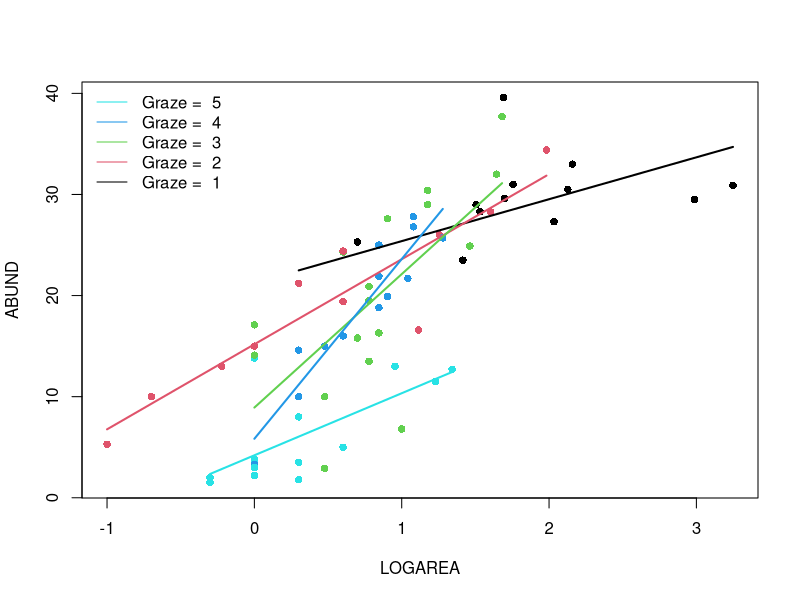
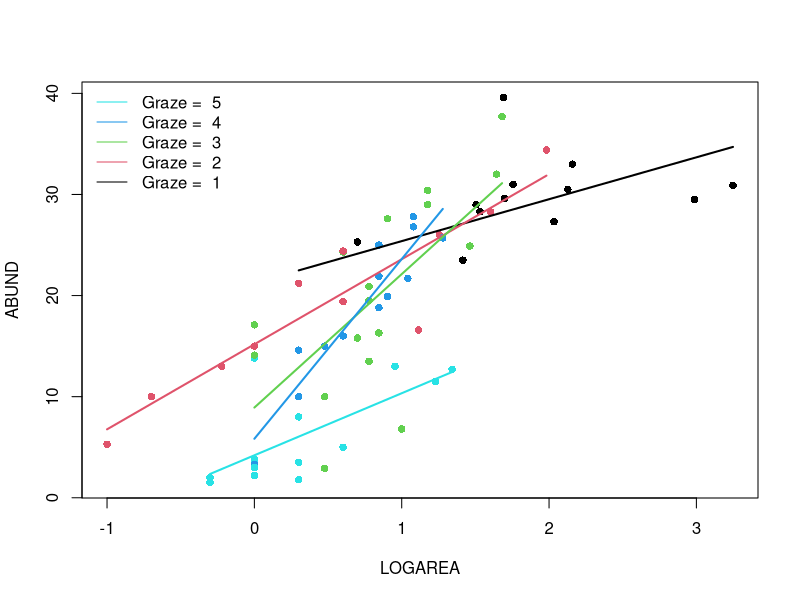
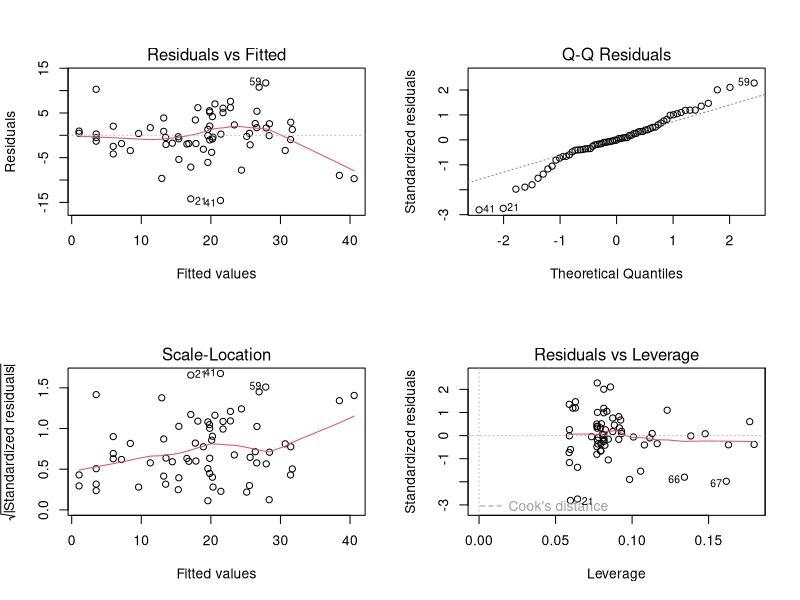
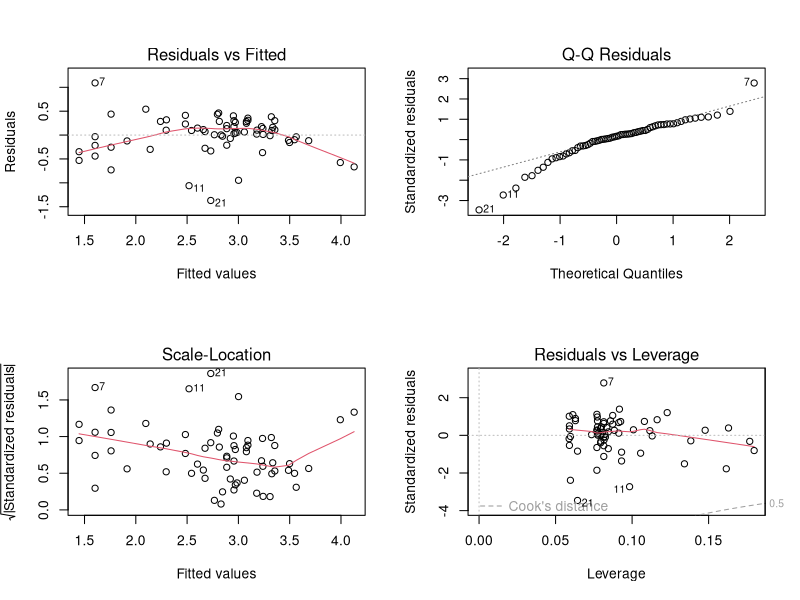

Recreate these plots in R, in order.
## ----Q2, eval=TRUE, echo=SOLUTIONS, results=SOLUTIONS, collapse=TRUE--------------------------------------------------------------------
loyn <- read.table("./data/loyn.txt", header = TRUE)
str(loyn)


## ----Q3, eval=TRUE, echo=SOLUTIONS, results=SOLUTIONS, collapse=TRUE--------------------------------------------------------------------
loyn$LOGAREA <- log10(loyn$AREA)
# create factor GRAZE as it was originally coded as an integer
loyn$FGRAZE <- factor(loyn$GRAZE)


## ----Q4, eval=SOLUTIONS, echo=SOLUTIONS, results=SOLUTIONS, collapse=TRUE---------------------------------------------------------------
## coplot(ABUND ~ LOGAREA | FGRAZE, data = loyn)
## 
## # or
## library(lattice)
## xyplot(ABUND ~ LOGAREA | FGRAZE, data = loyn)
## 
## # There is a lot of variation in there, but:
## # The mean abundance seems to decrease as grazing levels increase.
## # This is most noticeable in the highest grazing level.
## # Within a grazing level, abundance seems to increase with the log-patch area.
## # It is unclear from this if the slope of the log-area effect is
## # different between grazing levels


## ----Q5, eval=TRUE, echo=SOLUTIONS, results=SOLUTIONS, collapse=TRUE--------------------------------------------------------------------
birds.inter.1 <- lm(ABUND ~ FGRAZE * LOGAREA , data = loyn)


## ----Q6, eval=SOLUTIONS, echo=SOLUTIONS, results=SOLUTIONS, collapse=TRUE---------------------------------------------------------------
## # first split the plotting device into 2 rows and 2 columns
## par(mfrow = c(2,2))
## 
## # now create the residuals plots
## plot(birds.inter.1)
## 
## # To test the normality of residuals assumption we use the Normal Q-Q plot.
## # The central residuals are not too far from the Q-Q line but the extremes
## # are too extreme (the tails of the distribution are too long). Some
## # observations, both high and low, are poorly explained by the model.
## 
## # The plot of the residuals against the fitted values suggests these
## # extreme residuals happen for intermediate fitted values.
## 
## # Looking at the homogeneity of variance assumption (Residuals vs
## # Fitted and Scale-Location plot),
## # the graphs are mostly messy, with no clear pattern emerging. There is
## # a hint of smaller variance with the lowest fitted values, which is not ideal.
## # This could mean that the homogeneity of variance assumption is not met
## # (i.e. the variances are not the same), but with this amount of data we
## # can't tell. ABUND being bounded by zero, it wouldn't be too
## # surprising that the variance increases with the mean abundance.
## 
## # The observations with the highest leverage don't appear to be overly
## # influential, according to the Cook's distances in the Residuals vs
## # Leverage plot.


## ----Q7, eval=TRUE, echo=SOLUTIONS, results=SOLUTIONS, collapse=TRUE--------------------------------------------------------------------
summary(birds.inter.1)

# Here the intercept (baseline) is the predicted `ABUND` for LOGAREA = 0,
# for FGRAZE level 1.
# the null hypothesis for the intercept is that the intercept = 0
# (not biologically relevant).

# LOGAREA represents the slope for LOGAREA, specific to level FGRAZE = 1.
# The null hypothesis is that the slope of the relationship
# between LOGAREA and ABUND = 0, for level FGRAZE = 1 only. 

# FGRAZE2...5 estimate differences (contrasts) between the *intercept* of
# each level and the *intercept* of the reference level, FGRAZE = 1. 

# FGRAZE2...5:LOGAREA estimate differences (contrasts) between the *slope*
# of LOGAREA for each level and the *slope* of LOGAREA for the reference
# level, FGRAZE = 1. 


# The Multiple R-square value is 0.76, slightly up from the purely additive
# model (in the optional questions)
# but not much, considering that we have added a whole 4 parameters to the
# model, i.e. nearly doubled its complexity


## ----Q8a, eval=TRUE, echo=TRUE, collapse=FALSE------------------------------------------------------------------------------------------
par(mfrow= c(1, 1))
plot(ABUND ~ LOGAREA, data= loyn, col= GRAZE, pch= 16)
# Note: # color 1 means black in R
# color 2 means red in R
# color 3 means green in R
# color 4 means blue in R
# color 5 means cyan in R

# FGRAZE1
# create a sequence of increasing Biomass within the observed range
LOGAREA.seq<- seq(from= min(loyn$LOGAREA[loyn$FGRAZE == 1]),
					to= max(loyn$LOGAREA[loyn$FGRAZE == 1]),
					length= 20)
# create data frame for prediction
dat4pred<- data.frame(FGRAZE= "1", LOGAREA= LOGAREA.seq)
# predict for new data
dat4pred$predicted<- predict(birds.inter.1, newdata= dat4pred)
# add the predictions to the plot of the data
lines(predicted ~ LOGAREA, data= dat4pred, col= 1, lwd= 2)

# FGRAZE2
LOGAREA.seq<- seq(from= min(loyn$LOGAREA[loyn$FGRAZE == 2]),
					to= max(loyn$LOGAREA[loyn$FGRAZE == 2]),
					length= 20)
dat4pred<- data.frame(FGRAZE= "2", LOGAREA= LOGAREA.seq)
dat4pred$predicted<- predict(birds.inter.1, newdata= dat4pred)
lines(predicted ~ LOGAREA, data= dat4pred, col= 2, lwd= 2)

# FGRAZE3
LOGAREA.seq<- seq(from= min(loyn$LOGAREA[loyn$FGRAZE == 3]),
					to= max(loyn$LOGAREA[loyn$FGRAZE == 3]),
					length= 20)
dat4pred<- data.frame(FGRAZE= "3", LOGAREA= LOGAREA.seq)
dat4pred$predicted<- predict(birds.inter.1, newdata= dat4pred)
lines(predicted ~ LOGAREA, data= dat4pred, col= 3, lwd= 2)

# FGRAZE4
LOGAREA.seq<- seq(from= min(loyn$LOGAREA[loyn$FGRAZE == 4]),
					to= max(loyn$LOGAREA[loyn$FGRAZE == 4]),
					length= 20)
dat4pred<- data.frame(FGRAZE= "4", LOGAREA= LOGAREA.seq)
dat4pred$predicted<- predict(birds.inter.1, newdata= dat4pred)
lines(predicted ~ LOGAREA, data= dat4pred, col= 4, lwd= 2)

# FGRAZE5
LOGAREA.seq<- seq(from= min(loyn$LOGAREA[loyn$FGRAZE == 5]),
					to= max(loyn$LOGAREA[loyn$FGRAZE == 5]),
					length= 20)
dat4pred<- data.frame(FGRAZE= "5", LOGAREA= LOGAREA.seq)
dat4pred$predicted<- predict(birds.inter.1, newdata= dat4pred)
lines(predicted ~ LOGAREA, data= dat4pred, col= 5, lwd= 2)

legend("topleft", 
 legend= paste("Graze = ", 5:1), 
 col= c(5:1), bty= "n",
 lty= c(1, 1, 1), 
 lwd= c(1, 1, 1))


## ----Q8b, eval=TRUE, echo=TRUE, collapse=FALSE------------------------------------------------------------------------------------------
# Okay, that was a long-winded way of doing this.
# If, like me, you prefer more compact code and less risks of errors,
# you can use a loop, to save repeating the sequence 5 times:
par(mfrow= c(1, 1))
plot(ABUND ~ LOGAREA, data= loyn, col= GRAZE, pch= 16)

for(g in levels(loyn$FGRAZE)){# `g` will take the values "1", "2",..., "5" in turn
	LOGAREA.seq<- seq(from= min(loyn$LOGAREA[loyn$FGRAZE == g]),
										to= max(loyn$LOGAREA[loyn$FGRAZE == g]),
														length= 20)
	dat4pred<- data.frame(FGRAZE= g, LOGAREA= LOGAREA.seq)
	dat4pred$predicted<- predict(birds.inter.1, newdata= dat4pred)
	lines(predicted ~ LOGAREA, data= dat4pred, col= as.numeric(g), lwd= 2)
}
legend("topleft", 
 legend= paste("Graze = ", 5:1), 
 col= c(5:1), bty= "n",
 lty= c(1, 1, 1), 
 lwd= c(1, 1, 1))


## ----Q9, eval=SOLUTIONS, echo=SOLUTIONS, collapse=TRUE----------------------------------------------------------------------------------
## # INTERACTIVE MODEL
## # The slopes of the LOGAREA effect across grazing levels are all over the
## # place, without any coherent pattern (for instance, they could have been
## # increasing or decreasing gradually from low to high grazing intensity).
## # From a model like this, it is challenging to learn anything general about
## # the nature of the relationships between birds, patch size and grazing.
## 
## # The interaction is non-significant, so isn't supported statistically either.
## 
## # Time to revert to the simpler, or a different model? More on this in the next exercise!
## 
## # Some observations are poorly predicted (fitted) using the current set
## # of predictors.
## 


## ----Q10, eval=TRUE, echo=SOLUTIONS, results=SOLUTIONS, collapse=TRUE-------------------------------------------------------------------
str(loyn)
loyn$LOGDIST <- log10(loyn$DIST)
loyn$LOGLDIST <- log10(loyn$LDIST)


## ----Q11, eval=TRUE, echo=SOLUTIONS, results=SOLUTIONS, collapse=TRUE-------------------------------------------------------------------
# Example:

# Rank	|	Predictor	|	Biological effect
# 1	    |	LOGAREA	  |	Large patches containing proportionally
#                     more core habitat: enable persistence of
#                     species with larger home ranges. 
# 3	    |	LOGDIST	  |	?
# ?	    |	LOGLDIST	|	?
# 2	    |	YR.ISOL	  |	?
# ?	    |	ALT		    |	?
# ?	    |	FGRAZE	  |	?

# expect different researchers to come up with different predictions!
# The main limitation is our lack of expert knowledge of the
# study system and area, of course.


## ----Q12, eval=SOLUTIONS, echo=SOLUTIONS, results=SOLUTIONS, collapse=TRUE--------------------------------------------------------------
## VOI<- c("ABUND", "LOGAREA", "LOGDIST", "LOGLDIST", "YR.ISOL", "ALT", "FGRAZE")
## pairs(loyn[, VOI])
## 
## # There is variable degrees of imbalance (correlation) between predictors
## # such as:
## # LOGAREA and FGRAZE,
## # LOGDIST and LOGLDIST (quite expected),
## # YR.ISOL and other variables like LOGAREA or FGRAZE,
## # LOGAREA and ALT,
## # but overall a decent spread of observations across these pairs of predictors.
## 
## # The relationship between the response variable ABUND and all the predictors
## # is visible in the top row:
## #  Some potential correlations present like with LOGAREA (positive),
## # YR.ISOl (positive), maybe ALT (positive) and FGRAZE (negative).


## ----Q13, eval=TRUE, echo=SOLUTIONS, results=SOLUTIONS, collapse=TRUE-------------------------------------------------------------------
M1 <- lm(ABUND ~ LOGDIST + LOGLDIST +
                 YR.ISOL + ALT + LOGAREA * FGRAZE,
         data = loyn)


## ----Q14, eval=TRUE, echo=SOLUTIONS, results=SOLUTIONS, collapse=TRUE-------------------------------------------------------------------
library(car)
vif(M1)

# Potential problem with FGRAZE (as seen from data exploration) with LOGAREA
# or YR.ISOL
# Ignore for the moment, but we will have to take this into account in our
# interpretation of the results.
# The high VIF for the terms involved in an
# interaction is expected and can be ignored.


## ----Q15, eval=TRUE, echo=SOLUTIONS, results=SOLUTIONS, collapse=TRUE-------------------------------------------------------------------
# Wait: why did we not use 'summary' or 'anova' for this?
summary(M1)
anova(M1)

# 'summary' tests if the coefficient for each predictor is significantly
# different from zero.
# 'anova' tests for the significance of the proportion of variation explained
# by a particular term in the model.
# The ANOVA allows testing the overall significance of categorical predictors,
# which involves several coefficients together, thus is more handy. 
# But the results of this ANOVA depend on the order of the variables,
# which is arbitrary here.
# We could change the order but there are too many possible permutations
# Summary p-values don't suffer that problem but test different hypotheses
# It would be useful to use an ANOVA that doesn't depend on the order
# of inclusion of the variables, like 'drop1'

drop1(M1, test = "F")

# LOGDIST is the least significant, hence makes the least 
# contribution to the variability explained by the model, 
# with respect to the number of degrees of freedom it uses (1)

# In retrospect, this model selection step effectively amounts to a test of the
# significance of the LOGDIST effect (although it is a relatively weak test,
# because this was not specific: in reality we were testing
# multiple hypotheses at once)


## ----Q16, eval=TRUE, echo=SOLUTIONS, results=SOLUTIONS, collapse=TRUE-------------------------------------------------------------------
M2 <- lm(ABUND ~ LOGLDIST + # removing LOGDIST here
                 YR.ISOL + ALT + LOGAREA * FGRAZE,
         data = loyn)

# or use the shortcut:

M2<- update(M1, formula = . ~ . - LOGDIST) # "." means all previous variables
drop1(M2, test = "F")

# YR.ISOL is now the least significant, hence makes the least 
# contribution to the variability explained by the model, 
# with respect to the number of degrees of freedom it uses (1)

M3 <- update(M2, formula = . ~ . - YR.ISOL)
drop1(M3, test = "F")

# LOGLDIST and ALT now the least significant. Choosing on the basis of
# p-values this similar is really quite arbitrary, so would be best guided
# by expert knowledge if we have it.
# in the absence of strong a-priori expertise, we'll go for LOGLDIST

M4 <- update(M3, formula = . ~ . - LOGLDIST)
drop1(M4, test = "F")

# and finally drop ALT from the model
# I am writing the model in full for more clarity:
M5 <- lm(ABUND ~ LOGAREA * FGRAZE, data = loyn) 
drop1(M5, test = "F")
# All significant: no more terms to drop. Here we are, back to a
# familiar version of the model!


## ----Q17, eval=TRUE, echo=SOLUTIONS, results=SOLUTIONS, collapse=TRUE-------------------------------------------------------------------
# If the goal of the study is simply to test the FGRAZE * LOGAREA interaction, then all we need is the associated significance test.
# If the model is intended to be used for further inference (like
# prediction), then we will try to simplify it as much as is justifiable to do.

# We can use drop1 for this, but we don't need to, in this simple case:
# when an interaction is significant, the main effects should be left in,
# irrespective of significance, because the interaction cannot be
# interpreted correctly without its main effect.

# Likewise, when an interaction is non-significant it must go first,
# and only then the evidence for the main effects can be assessed.

# Because R always includes interactions *after* their main effects
# in the models, the anova of the model returns the same result as drop1, 
# in our simple model which has no interactions with other terms

# Demo:
anova(M5)
drop1(M5, test= "F") 
# drop1 is clever enough that it doesn't let you
# see the p-values for the main effect, in the presence of their interaction.

# In this case the interaction is not significant, and thus isn't needed
# a better model would thus be the additive-only model:
# lm(ABUND ~ LOGAREA + FGRAZE , data = loyn)
# By applying 'drop1' we have effectively tested the effect of the interaction,
# i.e. the hypothesis that the effect of grazing level depends on patch size (or vice versa).


## ----Q18, eval=TRUE, echo=SOLUTIONS, results=SOLUTIONS, collapse=TRUE-------------------------------------------------------------------
M6 <- lm(ABUND ~ LOGAREA + FGRAZE, data = loyn) 
# first split the plotting device into 2 rows and 2 columns
par(mfrow = c(2,2))

# now create the residuals plots
plot(M6)

# To test the normality of residuals assumption we use the Normal Q-Q plot. 
# The central residuals are not too far from the Q-Q line but the extremes
# are too extreme (the tails of the distribution are too long). Some
# observations, both high and low, are poorly explained by the model.

# The plot of the residuals against the fitted values suggests these
# extreme residuals happen for intermediate fitted values.

# Looking at the homogeneity of variance assumption (Residuals vs
# Fitted and Scale-Location plot),
# the graphs are mostly messy, with no clear pattern emerging. There is
# a hint of smaller variance with the lowest fitted values, which is not ideal.
# This could mean that the homogeneity of variance assumption is not met
# (i.e. the variances are not the same). 

# The observations with the highest leverage don't appear to be overly
# influential, according to the Cook's distances in the Residuals vs
# Leverage plot.  

# ABUND being bounded by zero, it wouldn't be too surprising if the variance increases with the mean abundance.
# This is often improved by log-transforming the response
loyn$logABUND<- log(loyn$ABUND + 1) # here the natural log
M6log <- lm(logABUND ~ LOGAREA + FGRAZE, data = loyn)
par(mfrow = c(2,2))
plot(M6log)

# Not this time! Lots of extreme negative residuals generated.

# Back to `M6`, then. The other issue was the extreme residuals.
# This could be due to missing important predictors from the model, either
# unknown predictors, or interactions.


## ----Q19, eval=TRUE, echo=SOLUTIONS, results=SOLUTIONS, collapse=TRUE-------------------------------------------------------------------
anova(M6)
# null hypothesis 1: There is no effect of LOGAREA on ABUND
# (the proportion of variation explained by LOGAREA is zero)
# null hypothesis 2: There is no effect of FGRAZE on ABUND
# (no significant proportion of variation explained by grazing
# levels *after* the effect of LOGAREA)
# the p values are all very small therefore reject both null hypotheses.

# (Supplement)
# You can work out the proportions of variation explained by each predictor
# we can extract the Sums of squares like this:
str(anova(M6)) # examine the structure of the returned object
M6.SS<- anova(M6)$'Sum Sq' # store values of interest
M6.SS # checking that we have extracted the Sums of squares as intended

# compute SST (total sums of squares):
M6.SST<- sum(anova(M6)$'Sum Sq') 

# proportion of variation in the data explained by the model:
(M6.SST - M6.SS[3]) / M6.SST # 0.7269773

# proportion of variation in the data explained by predictors:
(M6.SS[1:2]) / M6.SST # 0.5476530 0.1793243

# So that's 55% of variation in the data explained by LOGAREA and 18% for FGRAZE after LOGAREA


summary(M6)

# From the summary table, the model equation is
# ABUND = 15.72*(Intercept) + 7.25*LOGAREA + 0.38*FGRAZE2 - 0.19*FGRAZE3
# - 1.59*FGRAZE4 - 11.89*FGRAZE5
# Note that (Intercept) = 1 always


## ----Q20, eval=TRUE, echo=SOLUTIONS, results=SOLUTIONS, collapse=TRUE-------------------------------------------------------------------
# Biologically: confirming what we already found out in the previous LM exercises:
# There is a significant effect of grazing levels, especially the highest
# level with a negative effect on bird abundance

# There is a significant positive effect of patch area, too.

# The relative importance of patch area and grazing is not entirely clear, 
# as these are correlated, with smaller patches also having higher grazing
# intensity on average, and larger patches lower grazing intensity.

# Some observations are poorly predicted (fitted) using the set of
# available predictors.

# Interpretation: 
# Bird abundance may increase with patch area due to populations being more
# viable in large patches (e.g. less prone to extinction), 
# or perhaps because there is proportionally less edge effect in larger
# patches, and this in turn provides more high quality habitat for species 
# associated with these habitat patches

# The negative effect of grazing may be due to grazing decreasing resource
# availability for birds, for example plants or seeds directly, or insects
# associated with the grazed plants.


# Methodologically:
# Doing model selection is difficult without an intrinsic / expert knowledge
# of the system, to guide what variables to include.
# Even with this dataset, many more models could have been formulated.
# For example, for me, theory would have suggested to test an interaction 
# between YR.ISOL and LOGDIST (or LOGLDIST?), 
# because LOGDIST will affect the dispersal of birds between patches 
# (hence the colonisation rate), 
# and the time since isolation of the patch may affect how important
# dispersal has been to maintain or rescue populations 
# (for recently isolated patches, dispersal, and hence distance to nearest
# patches may have a less important effect)


## ----Q21, eval=TRUE, echo=SOLUTIONS, results=SOLUTIONS, collapse=TRUE-------------------------------------------------------------------
# This time, we are not doing any specific hypothesis testing, so there's
# no need to force the LOGAREA * FGRAZE into the model until the
# end of the model selection.
# But we should still start with a "most complex model considered" 
# which we deem plausible.

library(MASS)

M.start<- lm(ABUND ~ LOGLDIST + YR.ISOL + ALT + LOGAREA * FGRAZE, data= loyn)

stepAIC(M.start)

# or 

drop1(M.start)
# lowest AIC would be obtained by removing LOGLDIST

M.step2<- lm(ABUND ~ YR.ISOL + ALT + LOGAREA * FGRAZE, data= loyn)
drop1(M.step2)
# lowest AIC would be obtained by removing YR.ISOL

M.step3<- lm(ABUND ~ ALT + LOGAREA * FGRAZE, data= loyn)
drop1(M.step3)
# lowest AIC would be obtained by removing ALT

M.step4<- lm(ABUND ~ LOGAREA * FGRAZE, data= loyn)
drop1(M.step4)
# lowest AIC is the current model, including the interaction.
# unlike the F-test, the AIC favors retaining the interaction


# one way of constructing a summary table, for reporting the results:
# (we could include the model without interaction, for reference)
Model.formulas<- c("LOGLDIST + YR.ISOL + ALT + LOGAREA * FGRAZE",
	"YR.ISOL + ALT + LOGAREA * FGRAZE",
	"ALT + LOGAREA * FGRAZE",
	"LOGAREA * FGRAZE",
	"LOGAREA + FGRAZE")
Model.AIC<- c(AIC(M.start),
	AIC(M.step2),
	AIC(M.step3),
	AIC(M.step4),
	AIC(M6))

summary.table<- data.frame(Model= Model.formulas,
	AIC= round(Model.AIC, 2))

# Sorting models from lowest AIC (preferred) to highest (least preferred):
summary.table<- summary.table[order(summary.table$AIC), ]

# Adding AIC differences with respect to best model:
summary.table$deltaAIC<- summary.table$AIC - summary.table$AIC[1]

summary.table

# Note that this rather automatic way of doing model selection
# misses a number of plausible combinations of the terms of 
# interest. This is somewhat arbitrary and there is a chance to
# miss the "best" model in that way.

# The function `stepAIC` tries to reduce this problem with the
# options `direction= "both"`. This means that after achieving a
# minimal model by applying "backwards" steps of model
# reduction, `stepAIC` will eventually apply one or more
# "forward" steps, where previously deleted terms are added
# again in case they lead to an improvement of the minimal model.

# However, this is no replacement for a fully manual and 
# thought-through model selection, informed by the understanding 
# of theory in the research area, and of the research questions.


## ----A1, eval=TRUE, echo=SOLUTIONS, results=SOLUTIONS, collapse=TRUE--------------------------------------------------------------------
birds.add.2 <- lm(ABUND ~ FGRAZE + LOGAREA, data = loyn)
anova(birds.add.2)

# null hypothesis 1: There is no effect of FGRAZE on ABUND
# (no difference between grazing levels)
# null hypothesis 2: There is no effect of LOGAREA on ABUND
# (the coefficient for LOGAREA is zero *after* the effect of FGRAZE)
# the p values are all very small therefore reject both null hypotheses.

# we can also extract the Sums of squares like this:
birds.add.2.SS<- anova(birds.add.2)$'Sum Sq' # store values of interest
birds.add.2.SST<- sum(anova(birds.add.2)$'Sum Sq') # compute SST

# proportion of variation in the data explained by the model:
(birds.add.2.SST - birds.add.2.SS[3]) / birds.add.2.SST
# the same as the previous model

# proportion of variation in the data explained by predictors:
(birds.add.2.SS[1:2]) / birds.add.2.SST # 0.5449233 0.1820540

# So that's 54% for LOGAREA and 18% for FGRAZE after LOGAREA,
# essentially reversing the contributions found in the first model.
# Conclusion: here the order matters a lot. This is not too surprising since
# the design is unbalanced and FGRAZE and LOGAREA covary (they are correlated)


## ----A2, eval=TRUE, echo=SOLUTIONS, results=SOLUTIONS, collapse=TRUE--------------------------------------------------------------------
# ABUND = 15.72*(Intercept) + 7.25*LOGAREA + 0.38*FGRAZE2 - 0.19*FGRAZE3
# - 1.59*FGRAZE4 - 11.89*FGRAZE5
# Note that (Intercept) = 1 always

# expected abundance for (A): replace LOGAREA by -0.5, and all FGRAZE2...5 by 0
15.72*1 + 7.25*(-0.5) + 0.38*0 - 0.19*0 - 1.59*0 - 11.89*0 # 12.095

# could also extract the model coefficients like this:
M6.coef<- coef(M6)
M6.coef
# and multiply by the predictor values to obtain the equivalent prediction
# (difference due to my own roundings of estimates above)
sum(M6.coef * c(1, -0.5, 0, 0, 0, 0)) # 12.09278 

# expected abundance for (B): input 1 for the GRAZE3 variable
15.72*1 + 7.25*(-0.5) + 0.38*0 - 0.19*1 - 1.59*0 - 11.89*0 # 11.905
# or
sum(M6.coef * c(1, -0.5, 0, 1, 0, 0)) # 11.90349

# the difference (B) 11.90349 - (A) 12.09278 should correspond to
# the estimate for the GRAZE3 coefficient

# expected abundance for (C)
sum(M6.coef * c(1, 0.5, 0, 1, 0, 0)) # 19.15072

# the difference (C) 19.15072 - (B) 11.90349 should coincide with the
# estimate of the slope for the LOGAREA effect, since there is just one
# LOGAREA unit of difference and the slope is the change in expected
# abundance for a 1-unit increase in the predictor.


## ----A3, eval=TRUE, echo=SOLUTIONS, results=SOLUTIONS, collapse=TRUE--------------------------------------------------------------------
# ABUND = 21.243*(Intercept) - 6.165*FGRAZE2 - 7.215*FGRAZE3 - 17.910*FGRAZE4
# - 17.043*FGRAZE5 + 4.144*LOGAREA + 4.368*FGRAZE2:LOGAREA
# + 4.989*FGRAZE3:LOGAREA + 15.235*FGRAZE4:LOGAREA + 1.996*FGRAZE5:LOGAREA
# Note that (Intercept) = 1 always

# expected abundance for (A): replace LOGAREA by 2.5, and all terms involving
# FGRAZE2...5 by 0
21.243*1 - 6.165*0 - 7.215*0 - 17.910*0 - 17.043*0 + 4.144*2.5 + 4.368*0 + 4.989*0 + 15.235*0 + 1.996*0 # 31.603

# much lower risk of error by extracting the model coefficients like this:
birds.inter.1.coef<- coef(birds.inter.1)
birds.inter.1.coef # check coefficients and their order
# and multiply by the predictor values to obtain the equivalent prediction
sum(birds.inter.1.coef * c(1, 0, 0, 0, 0, 2.5, 0, 0, 0, 0)) # 31.60296 

# expected abundance for (B): input 1 for the GRAZE5 variable and -0.5 for
# variables LOGAREA and FGRAZE5:LOGAREA
21.243*1 - 6.165*0 - 7.215*0 - 17.910*0 - 17.043*1 + 4.144*(-0.5) + 4.368*0 + 4.989*0 + 15.235*0 + 1.996*(-0.5) # 1.13
# or
sum(birds.inter.1.coef * c(1, 0, 0, 0, 1, -0.5, 0, 0, 0, -0.5)) # 1.130203 

# Well done if you got there!


## ----A4, eval=SOLUTIONS, echo=SOLUTIONS, results=SOLUTIONS, collapse=TRUE---------------------------------------------------------------
## # first split the plotting device into 2 rows and 2 columns
## par(mfrow = c(2,2))
## 
## # create the residuals plots for the additive model
## plot(M6)
## 
## # create the residuals plots for the interactive model
## plot(birds.inter.1)
## 
## # Not a great deal of an improvement! Just marginally better in every respect,
## # thanks to increasing the fit slightly by throwing lots of
## # (unnecessary?) new model parameters at the data.
## 
## # By increasing the complexity of the model, we have improved
## # the fit, but there is little evidence that what we have
## # additionally captured is of biological interest. It most
## # likely is just noise in the data, because the sample size is
## # too low for the model (and us) to be able to distinguish true
## # patterns from noise.
